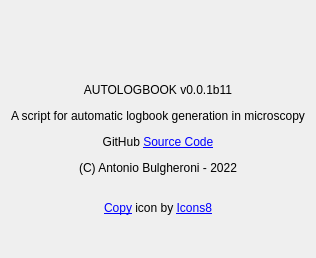
<?xml version="1.0" encoding="UTF-8"?>
<ui version="4.0">
 <class>About</class>
 <widget class="QDialog" name="About">
  <property name="windowModality">
   <enum>Qt::NonModal</enum>
  </property>
  <property name="geometry">
   <rect>
    <x>0</x>
    <y>0</y>
    <width>283</width>
    <height>258</height>
   </rect>
  </property>
  <property name="windowTitle">
   <string>About Autologbook</string>
  </property>
  <property name="windowIcon">
   <iconset resource="resource.qrc">
    <normaloff>:/resources/icons8-logbook-64.png</normaloff>:/resources/icons8-logbook-64.png</iconset>
  </property>
  <layout class="QVBoxLayout" name="verticalLayout">
   <item>
    <widget class="QLabel" name="label">
     <property name="text">
      <string>&lt;html&gt;&lt;head/&gt;&lt;body&gt;&lt;p align=&quot;center&quot;&gt;&lt;img src=&quot;:/resources/icons8-logbook-64.png&quot;/&gt;&lt;/p&gt;&lt;p align=&quot;center&quot;&gt;&lt;br/&gt;&lt;/p&gt;&lt;p align=&quot;center&quot;&gt;AUTOLOGBOOK v0.0.1b11&lt;/p&gt;&lt;p align=&quot;center&quot;&gt;A script for automatic logbook generation in microscopy&lt;/p&gt;&lt;p align=&quot;center&quot;&gt;GitHub &lt;a href=&quot;https://github.com/abulgher/autologbook&quot;&gt;&lt;span style=&quot; text-decoration: underline; color:#0000ff;&quot;&gt;Source Code&lt;/span&gt;&lt;/a&gt;&lt;/p&gt;&lt;p align=&quot;center&quot;&gt;(C) Antonio Bulgheroni - 2022&lt;/p&gt;&lt;p align=&quot;center&quot;&gt;&lt;br/&gt;&lt;a href=&quot;https://icons8.com/icon/pNYOTp5DinZ3/copy&quot;&gt;&lt;span style=&quot; text-decoration: underline; color:#0000ff;&quot;&gt;Copy&lt;/span&gt;&lt;/a&gt; icon by &lt;a href=&quot;https://icons8.com&quot;&gt;&lt;span style=&quot; text-decoration: underline; color:#0000ff;&quot;&gt;Icons8&lt;/span&gt;&lt;/a&gt;&lt;/p&gt;&lt;/body&gt;&lt;/html&gt;</string>
     </property>
    </widget>
   </item>
  </layout>
 </widget>
 <resources>
  <include location="resource.qrc"/>
 </resources>
 <connections/>
</ui>
